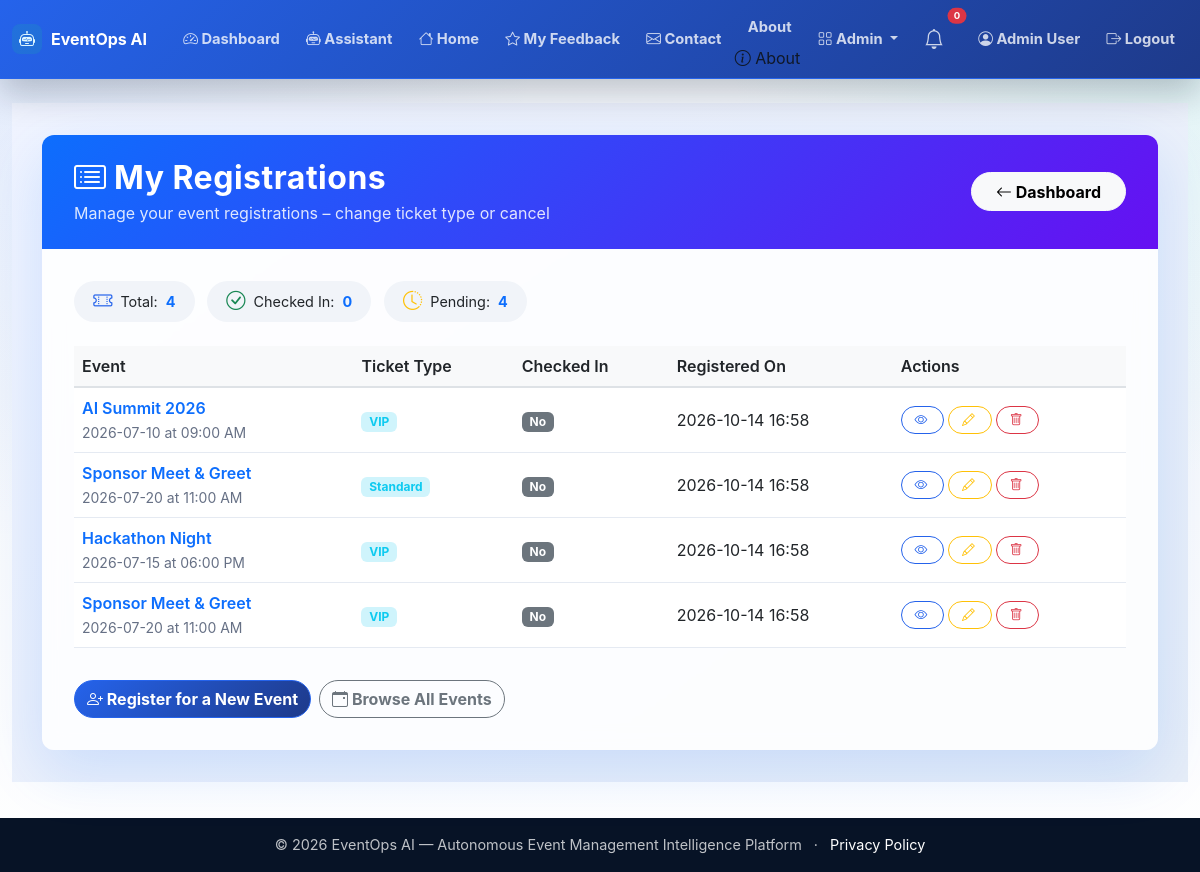
/user/registrations (signed in), run on the app's committed database.
### app.py (models this page shows, shortened)
class User(UserMixin, db.Model):
    id = db.Column(db.Integer, primary_key=True)
    name = db.Column(db.String(100), nullable=False)
    email = db.Column(db.String(100), unique=True, nullable=False)
    password_hash = db.Column(db.String(200), nullable=False)
    role = db.Column(db.String(20), default='user')
    created_at = db.Column(db.DateTime, default=lambda: datetime.now(timezone.utc))

class Registration(db.Model):
    id = db.Column(db.Integer, primary_key=True)
    user_id = db.Column(db.Integer, db.ForeignKey('user.id'))
    event_id = db.Column(db.Integer, db.ForeignKey('event.id'))
    ticket_type = db.Column(db.String(50))
    status = db.Column(db.String(20), default='registered')
    checked_in = db.Column(db.Boolean, default=False)
    registered_at = db.Column(db.DateTime, default=lambda: datetime.now(timezone.utc))
    user = db.relationship('User', backref='registrations')
    event = db.relationship('Event', backref='registrations')

class Event(db.Model):
    id = db.Column(db.Integer, primary_key=True)
    title = db.Column(db.String(200), nullable=False)
    description = db.Column(db.Text)
    date = db.Column(db.String(50))
    time = db.Column(db.String(50))
    location = db.Column(db.String(200))
    capacity = db.Column(db.Integer)
    status = db.Column(db.String(20), default='upcoming')
    created_at = db.Column(db.DateTime, default=lambda: datetime.now(timezone.utc))

### app.py (the view)
@app.route('/user/registrations')
@login_required
def user_my_registrations():
    registrations = Registration.query.filter_by(user_id=current_user.id).all()
    return render_template('user_registrations.html', registrations=registrations)

### app.py (called while the page is built)
@login_manager.user_loader
def load_user(user_id):
    return User.query.get(int(user_id))

### templates/user_registrations.html (shortened to what this page needs)
{% extends "base.html" %}
{% block content %}
<div class="registrations-wrapper">
    <div class="container">
        <div class="card registrations-card">
            <div class="card-header d-flex justify-content-between align-items-center flex-wrap">
                <div>
                    <h2><i class="bi bi-card-list me-2"></i>My Registrations</h2>
                    <p>Manage your event registrations – change ticket type or cancel</p>
                </div>
                <a href="{{ url_for('dashboard') }}" class="btn btn-light btn-back">
                    <i class="bi bi-arrow-left"></i> Dashboard
                </a>
            </div>
            <div class="card-body">
                <div class="mb-3">
                    <span class="stats-badge"><i class="bi bi-ticket-perforated text-primary"></i> Total: <span class="stat-number">{{ registrations|length }}</span></span>
                    <span class="stats-badge"><i class="bi bi-check-circle text-success"></i> Checked In: <span class="stat-number">{{ registrations|selectattr('checked_in', 'equalto', True)|list|length }}</span></span>
                    <span class="stats-badge"><i class="bi bi-clock-history text-warning"></i> Pending: <span class="stat-number">{{ registrations|selectattr('checked_in', 'equalto', False)|list|length }}</span></span>
                </div>
                <div class="table-responsive">
                    <table class="table table-hover align-middle">
                        <thead>
                            <tr>
                                <th>Event</th>
                                <th>Ticket Type</th>
                                <th>Checked In</th>
                                <th>Registered On</th>
                                <th>Actions</th>
                            </tr>
                        </thead>
                        <tbody>
                            {% for reg in registrations %}
                            <tr>
                                <td>
                                    {% if reg.event %}
                                        <span class="event-title">{{ reg.event.title }}</span>
                                        <br><small class="text-muted">{{ reg.event.date }} at {{ reg.event.time }}</small>
                                    {% else %}
                                        <span class="text-muted">Event has been removed</span>
                                    {% endif %}
                                </td>
                                <td>
                                    <span class="badge bg-info-subtle text-info">{{ reg.ticket_type }}</span>
                                </td>
                                <td>
                                    <span class="badge bg-{{ 'success' if reg.checked_in else 'secondary' }}">
                                        {% if reg.checked_in %}<i class="bi bi-check-circle"></i> Yes{% else %}No{% endif %}
                                    </span>
                                </td>
                                <td>{{ reg.registered_at.strftime('%Y-%m-%d %H:%M') }}</td>
                                <td>
                                    <div class="d-flex flex-wrap gap-1">
                                        {% if reg.event %}
                                        <a href="{{ url_for('event_detail', event_id=reg.event.id) }}" class="btn btn-outline-primary btn-sm btn-action">
                                            <i class="bi bi-eye"></i>
                                        </a>
                                        {% else %}
                                        <span class="text-muted-small">Unavailable</span>
                                        {% endif %}
                                        {% if reg.event %}
                                        <button class="btn btn-outline-warning btn-sm btn-action" data-bs-toggle="modal" data-bs-target="#editModal{{ reg.id }}">
                                            <i class="bi bi-pencil"></i>
                                        </button>
                                        {% else %}
                                        <span class="text-muted-small">Cannot edit</span>
                                        {% endif %}
                                        <form method="POST" action="{{ url_for('cancel_registration', reg_id=reg.id) }}" style="display:inline;"
                                              onsubmit="return confirm('Cancel your registration for \'{{ reg.event.title if reg.event else 'this event' }}\'? This cannot be undone.');">
                                            <button type="submit" class="btn btn-outline-danger btn-sm btn-action">
                                                <i class="bi bi-trash"></i>
                                            </button>
                                        </form>
                                    </div>
                                </td>
                            </tr>
                            {% endfor %}
                        </tbody>
                    </table>
                </div>
                <div class="mt-3 d-flex flex-wrap gap-2">
                    <a href="{{ url_for('user_register_event') }}" class="btn btn-primary">
                        <i class="bi bi-person-plus"></i> Register for a New Event
                    </a>
                    <a href="{{ url_for('browse_events') }}" class="btn btn-outline-secondary">
                        <i class="bi bi-calendar-event"></i> Browse All Events
                    </a>
                </div>
            </div>
        </div>
    </div>
</div>
{% endblock %}

### templates/base.html (shortened to what this page needs)
<!DOCTYPE html>
<html lang="en">
<head>
<link href="https://cdn.jsdelivr.net/npm/bootstrap@5.3.0/dist/css/bootstrap.min.css" rel="stylesheet">
<link rel="stylesheet" href="https://cdn.jsdelivr.net/npm/bootstrap-icons@1.11.0/font/bootstrap-icons.css">
<link rel="stylesheet" href="{{ url_for('static', filename='css/style.css') }}">
</head>
<body>
<nav class="navbar navbar-expand-lg navbar-dark bg-primary shadow-sm">
<div class="container-fluid">
<a class="navbar-brand fw-bold" href="{{ url_for('index') }}">
<i class="bi bi-robot"></i>EventOps AI
</a>
<div class="collapse navbar-collapse" id="navbarNav">
<ul class="navbar-nav ms-auto align-items-lg-center">
                    {% if current_user.is_authenticated %}
<li class="nav-item">
<a class="nav-link" href="{{ url_for('dashboard') }}">
<i class="bi bi-speedometer2"></i> Dashboard
</a>
</li>
<li class="nav-item">
<a class="nav-link" href="{{ url_for('assistant_page') }}">
<i class="bi bi-robot"></i> Assistant
</a>
</li>
<li class="nav-item">
<a class="nav-link" href="{{ url_for('index') }}">
<i class="bi bi-house"></i> Home
</a>
</li>
<li class="nav-item">
<a class="nav-link" href="{{ url_for('feedback_list') }}">
<i class="bi bi-star"></i> My Feedback
</a>
</li>
<li class="nav-item">
<a class="nav-link" href="{{ url_for('contact') }}">
<i class="bi bi-envelope"></i> Contact
</a>
</li>
<li class="nav-item">
    <a class="nav-link" href="{{ url_for('about') }}">About</a>
<i class="bi bi-info-circle"></i> About
</li>
                        {% if current_user.role == 'admin' %}
<li class="nav-item dropdown">
<a class="nav-link dropdown-toggle" href="#" role="button" data-bs-toggle="dropdown">
<i class="bi bi-grid"></i> Admin
</a>
</li>
                        {% endif %}
<li class="nav-item position-relative me-2">
<a class="nav-link" href="#" title="Notifications" data-bs-toggle="dropdown">
<i class="bi bi-bell fs-5"></i>
<span class="position-absolute top-0 start-100 translate-middle badge rounded-pill bg-danger" style="font-size:0.6rem;">
                                    0
</span>
</a>
</li>
<li class="nav-item">
<a class="nav-link" href="{{ url_for('profile') }}">
<i class="bi bi-person-circle"></i> {{ current_user.name }}
</a>
</li>
<li class="nav-item">
<a class="nav-link" href="{{ url_for('logout') }}">
<i class="bi bi-box-arrow-right"></i> Logout
</a>
</li>
                    {% endif %}
</ul>
</div>
</div>
</nav>
<main class="container-fluid py-4">
        {% block content %}{% endblock %}
</main>
<footer class="footer bg-dark text-white py-3 mt-4">
<div class="container text-center">
<span>© 2026 EventOps AI — Autonomous Event Management Intelligence Platform</span>
<span class="mx-2" aria-hidden="true">·</span>
<a class="text-white" href="{{ url_for('privacy') }}">Privacy Policy</a>
</div>
</footer>
</body>
</html>

### static/css/style.css (style rules this page uses)
:root { --eo-ink: #101827; --eo-muted: #667085; --eo-bg: #f4f7fb; --eo-surface: #ffffff; --eo-line: #e5eaf2; --eo-navy: #071326; --eo-blue: #2563eb; --eo-indigo: #1e3a8a; --eo-teal: #14b8a6; --eo-amber: #f59e0b; --eo-rose: #e11d48; --eo-shadow: 0 22px 60px rgba(15, 23, 42, 0.11); --eo-soft-shadow: 0 14px 36px rgba(15, 23, 42, 0.08); }
* { letter-spacing: 0; }
html { scroll-behavior: smooth; }
body { min-height: 100vh; color: var(--eo-ink); background: radial-gradient(circle at top left, rgba(37, 99, 235, 0.10), transparent 34rem), radial-gradient(circle at top right, rgba(20, 184, 166, 0.10), transparent 30rem), linear-gradient(180deg, #f8fbff 0%, var(--eo-bg) 45%, #ffffff 100%); font-family: "Inter", "Segoe UI", system-ui, -apple-system, BlinkMacSystemFont, sans-serif; }
a { text-decoration: none; }
.navbar { min-height: 60px; border-bottom: 1px solid rgba(255, 255, 255, 0.12); background: linear-gradient(90deg, rgba(7, 19, 38, 0.98), rgba(15, 45, 90, 0.96)) !important; box-shadow: 0 14px 34px rgba(7, 19, 38, 0.24) !important; }
.navbar .container-fluid { width: min(1240px, calc(100% - 24px)); margin: 0 auto; padding-left: 0; padding-right: 0; }
.navbar-brand { display: inline-flex; align-items: center; gap: 9px; font-size: 1rem; }
.navbar-brand i { display: inline-flex; width: 30px; height: 30px; align-items: center; justify-content: center; border-radius: 8px; color: #dff7ff; background: rgba(20, 184, 166, 0.18); }
.navbar-dark .navbar-nav .nav-link { border-radius: 999px; color: rgba(255, 255, 255, 0.78); font-size: 0.92rem; font-weight: 650; padding: 0.5rem 0.82rem; transition: background 0.2s ease, color 0.2s ease, transform 0.2s ease; }
main.container-fluid { width: min(1240px, calc(100% - 24px)); min-height: calc(100vh - 138px); margin: 0 auto; padding: 24px 0 0 !important; }
.dropdown-menu, .modal-content, .list-group-item, .table, .card { border-color: var(--eo-line) !important; }
.card { border-radius: 12px !important; background: rgba(255, 255, 255, 0.96); box-shadow: var(--eo-soft-shadow); }
.btn { border-radius: 999px; font-weight: 750; box-shadow: none !important; }
.btn-primary, .bg-primary { background: linear-gradient(135deg, var(--eo-blue), var(--eo-indigo)) !important; border-color: var(--eo-blue) !important; }
.btn-outline-primary { border-color: var(--eo-blue); color: var(--eo-blue); }
.text-primary { color: var(--eo-blue) !important; }
.footer { margin-top: 36px !important; background: #071326 !important; color: rgba(255, 255, 255, 0.74) !important; font-size: 0.9rem; }
.section-copy, .text-muted { color: var(--eo-muted) !important; }

### templates/user_registrations.html (style rules this page uses)
.registrations-wrapper { min-height: 80vh; background: linear-gradient(145deg, #f0f4ff 0%, #e6edf7 100%); padding: 2rem 0; }
.registrations-card { border: none; border-radius: 2rem; background: rgba(255, 255, 255, 0.85); backdrop-filter: blur(10px); box-shadow: 0 20px 60px rgba(13, 110, 253, 0.15); overflow: hidden; }
.registrations-card .card-header { background: linear-gradient(135deg, #0d6efd, #6610f2); color: white; padding: 1.5rem 2rem; border: none; }
.registrations-card .card-header h2 { font-weight: 700; letter-spacing: 0.5px; margin-bottom: 0.2rem; }
.registrations-card .card-header p { opacity: 0.85; margin-bottom: 0; }
.registrations-card .card-body { padding: 2rem 2rem; }
.stats-badge { display: inline-flex; align-items: center; gap: 0.5rem; padding: 0.4rem 1.2rem; border-radius: 50px; background: #f1f4f9; font-size: 0.9rem; margin-right: 0.5rem; margin-bottom: 0.5rem; }
.stats-badge i { font-size: 1.2rem; }
.stats-badge .stat-number { font-weight: 700; color: #0d6efd; }
.btn-back { border-radius: 50px; padding: 0.4rem 1.5rem; }
.table th { background: #f8f9fa; color: #212529; font-weight: 600; border-bottom: 2px solid #dee2e6; }
.table td { vertical-align: middle; }
.table .event-title { font-weight: 600; color: #0d6efd; }
.btn-action { border-radius: 30px; padding: 0.2rem 0.8rem; font-size: 0.8rem; transition: all 0.2s ease; }
.btn-action i { margin-right: 0.2rem; }

### data on the page
User: name "Admin User"
Registration: event "AI Summit 2026", event "2026-07-10", event.time "09:00 AM", ticket_type "VIP", checked_in "No", registered_at "2026-10-14 16:58"
Registration: event "Sponsor Meet & Greet", event "2026-07-20", event.time "11:00 AM", ticket_type "Standard", checked_in "No", registered_at "2026-10-14 16:58"
Registration: event "Hackathon Night", event "2026-07-15", event.time "06:00 PM", ticket_type "VIP", checked_in "No", registered_at "2026-10-14 16:58"
Registration: event "Sponsor Meet & Greet", event "2026-07-20", event.time "11:00 AM", ticket_type "VIP", checked_in "No", registered_at "2026-10-14 16:58"

### other printed values
{{ registrations|length }} "4"
{{ registrations|selectattr('checked_in', 'equalto', True)|list|length }} "0"
{{ registrations|selectattr('checked_in', 'equalto', False)|list|length }} "4"
